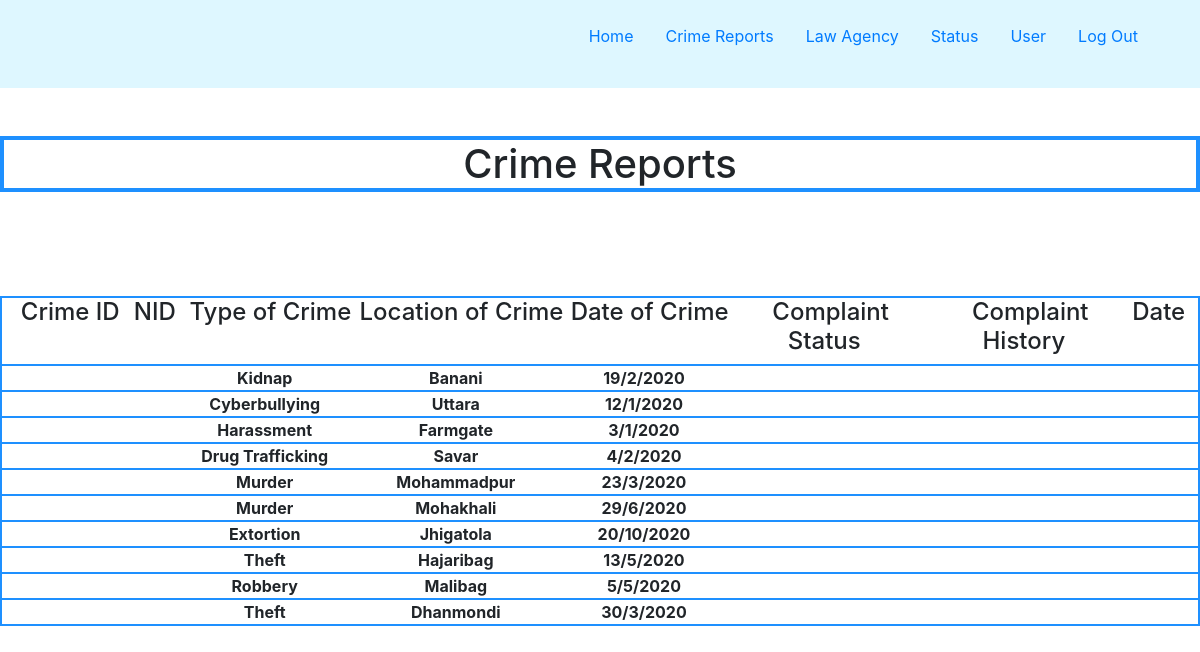
The app's page /database/crimereports/ (signed in), older data.
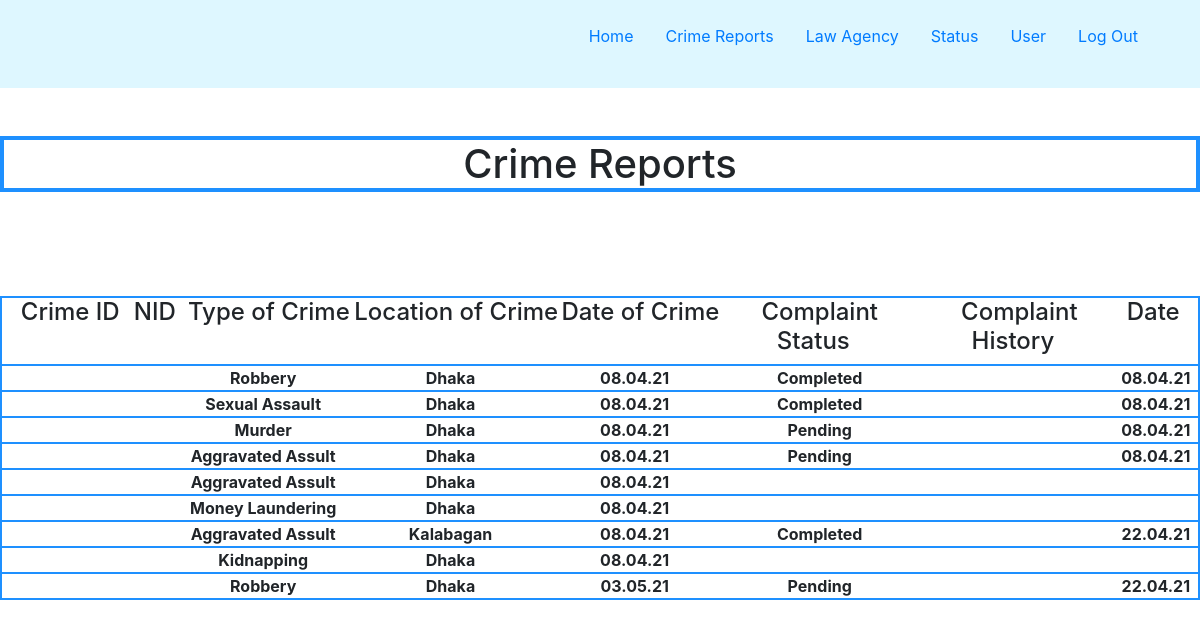
The same page, newer data.
### crimereports/models.py (models this page shows)
class Crimereports(models.Model):
    user = models.ForeignKey(GenUser, on_delete=models.CASCADE, db_column="User ID")
    location_of_crime = models.TextField(db_column= 'Location of Crime')
    type_of_crime = models.CharField(max_length=50,db_column= 'Type of Crime')
    date_of_crime = models.CharField(max_length=10, db_column= 'Date of Crime')
    crime_description = models.TextField(db_column="Crime Description")

### status/models.py (models this page shows)
class Status(models.Model):
    user = models.OneToOneField(Crimereports, on_delete=models.CASCADE, db_column="User ID")
    complaint_status = models.CharField(max_length=10, db_column= 'Complaint Status')
    date = models.CharField(max_length=10, db_column= 'Date')

### crimereports/views.py (the view)
# urls.py: path('crimereports/', crv.cr, name="crimereports"),
@login_required
def cr(request):
    crimereports = Crimereports.objects.all()
    return render(request, 'crimereports/Crimereports.html', {'crimereports': crimereports})

### templates/crimereports/Crimereports.html (shortened to what this page needs)
{% extends 'defaultAdmin/base.html' %}
{% block contents %}
    <br>
    <br>
    <h1 align="center" style="border:4px solid DodgerBlue;">Crime Reports</h1>
{% endblock %}
{% block content %}
    <br>
    <br>
    <br>
    <br>
    <div align="center">
    <table>
        <thead>
            <tr align="center" style="border:2px solid DodgerBlue;">
                <th><h4 >&nbsp;&nbsp;Crime ID &nbsp;&nbsp;</h4></th>
                <th><h4>NID &nbsp;&nbsp;</h4></th>
                <th><h4>Type of Crime &nbsp;&nbsp;</h4></th>
                <th><h4>Location of Crime &nbsp;&nbsp;</h4></th>
                <th><h4>Date of Crime &nbsp;&nbsp;</h4></th>
                <th><h4>Complaint Status&nbsp;&nbsp;</h4></th>
                <th><h4>Complaint History&nbsp;&nbsp;</h4></th>
                <th><h4>Date&nbsp;&nbsp;</h4></th>
            </tr>
        </thead>
        <tbody>
            {% for crimereports in crimereports %}
                <tr align="center" align="center" style="border:2px solid DodgerBlue;">
                    <td><strong>{{ crimereports.crime_id }}&nbsp;&nbsp;&nbsp;</strong></td>
                    <td><strong>{{ crimereports.nid }}&nbsp;&nbsp;&nbsp;</strong></td>
                    <td><strong>{{ crimereports.type_of_crime }}&nbsp;&nbsp;&nbsp;</strong></td>
                    <td><strong>{{ crimereports.location_of_crime }}&nbsp;&nbsp;&nbsp;</strong></td>
                    <td><strong>{{ crimereports.date_of_crime }}&nbsp;&nbsp;&nbsp;</strong></td>
                    <td><strong>{{ crimereports.status.complaint_status}}</strong></td>
                    <td><strong>{{ crimereports.status.complaint_history}}</strong></td>
                    <td><strong>{{ crimereports.status.date}}&nbsp;&nbsp;</strong></td>
                </tr>
            {% endfor %}
        </tbody>
    </table>
    </div>
{% endblock %}

Row changes from the older to the newer data that the page shows:
removed Crimereports: type_of_crime "Kidnap", location_of_crime "Banani", date_of_crime "19/2/2020"
removed Crimereports: type_of_crime "Cyberbullying", location_of_crime "Uttara", date_of_crime "12/1/2020"
removed Crimereports: type_of_crime "Harassment", location_of_crime "Farmgate", date_of_crime "3/1/2020"
removed Crimereports: type_of_crime "Drug Trafficking", location_of_crime "Savar", date_of_crime "4/2/2020"
removed Crimereports: type_of_crime "Murder", location_of_crime "Mohammadpur", date_of_crime "23/3/2020"
removed Crimereports: type_of_crime "Murder", location_of_crime "Mohakhali", date_of_crime "29/6/2020"
removed Crimereports: type_of_crime "Extortion", location_of_crime "Jhigatola", date_of_crime "20/10/2020"
removed Crimereports: type_of_crime "Theft", location_of_crime "Hajaribag", date_of_crime "13/5/2020"
removed Crimereports: type_of_crime "Robbery", location_of_crime "Malibag", date_of_crime "5/5/2020"
removed Crimereports: type_of_crime "Theft", location_of_crime "Dhanmondi", date_of_crime "30/3/2020"
added Crimereports: type_of_crime "Robbery", location_of_crime "Dhaka", date_of_crime "08.04.21", status.complaint_status "Completed", status "08.04.21"
added Crimereports: type_of_crime "Sexual Assault", location_of_crime "Dhaka", date_of_crime "08.04.21", status.complaint_status "Completed", status "08.04.21"
added Crimereports: type_of_crime "Murder", location_of_crime "Dhaka", date_of_crime "08.04.21", status.complaint_status "Pending", status "08.04.21"
added Crimereports: type_of_crime "Aggravated Assult", location_of_crime "Dhaka", date_of_crime "08.04.21", status.complaint_status "Pending", status "08.04.21"
added Crimereports: type_of_crime "Aggravated Assult", location_of_crime "Dhaka", date_of_crime "08.04.21"
added Crimereports: type_of_crime "Money Laundering", location_of_crime "Dhaka", date_of_crime "08.04.21"
added Crimereports: type_of_crime "Aggravated Assult", location_of_crime "Kalabagan", date_of_crime "08.04.21", status.complaint_status "Completed", status "22.04.21"
added Crimereports: type_of_crime "Kidnapping", location_of_crime "Dhaka", date_of_crime "08.04.21"
added Crimereports: type_of_crime "Robbery", location_of_crime "Dhaka", date_of_crime "03.05.21", status.complaint_status "Pending", status "22.04.21"
